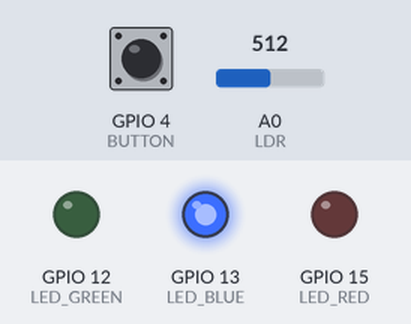
The sketch below on a simulated ESP8266 (NodeMCU). Parts: output pins drawn as LEDs (lit = HIGH). The test bench sets the inputs (shaded band); at power-on: GPIO 4 (BUTTON) LOW, A0 (LDR) = 512. WiFi joins after 1.5 s; servers stay silent unless stated; uploads are accepted with an empty reply; random numbers use the default seed unless the sketch sets one; what the sketch prints to the serial monitor is not drawn.

Above: at 1.6 s.
At 3.8 s:
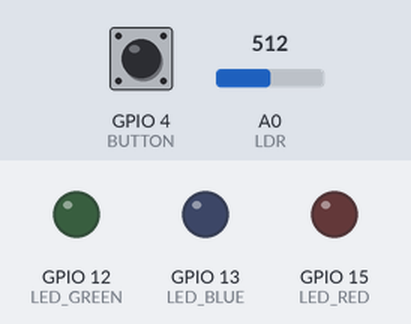
Timing chart, 0 to 5.3 s (numbered marks = the images above):
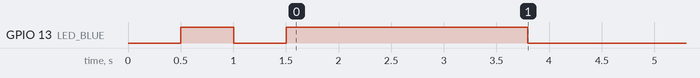

The sketch:

HTTPS.ino
```cpp
/*
    HTTP over TLS (HTTPS) example sketch
    Note:
		1.Get fingerprint via web browser to view the certificate
		2.Portals	: Embedded.exosite.com
		3.User		: embedded_test@exosite.com
*/
#include <Wire.h>
#include <ESP8266WiFi.h>
#include <WiFiClientSecure.h>
#include <ArduinoJson.h>
//Port
const int LDR 		= A0;
const int BUTTON 	= 4;
const int LED_RED 	= 15;
const int LED_GREEN = 12;
const int LED_BLUE 	= 13;
//Value
const char* ssid 	= "exosite_spg_02";
const char* password = "ex0p@ssw0rd";
const char* host 	= "m2.exosite.com";
const int httpsPort = 443;
const char* cik  	= "701f1c55279c20678ac1e7c5173ded514bb37b7e";
const char* aliasA 	= "led_data";
const char* aliasB 	= "light_sensor";
const char* aliasC 	= "button";
const char* fingerprint = "AC 39 F8 6F EB 25 A7 4F E9 29 2B E0 E4 62 EA 5F 90 25 C3 07";
String LedData;
unsigned long RPCpreviousTimeStamp;
unsigned char ButtonData,LightSensor;
//=================
void initHardware(void)
//=================
{
  Serial.begin(115200);
  Serial.println();
  pinMode(LDR, INPUT);
  pinMode(BUTTON, INPUT);
  pinMode(LED_RED, OUTPUT);
  pinMode(LED_GREEN, OUTPUT);
  pinMode(LED_BLUE, OUTPUT);
  digitalWrite(LED_BLUE, LOW);
}

//=================
void connectWiFi(void)
//=================
{
  byte ledStatus = LOW;
  WiFi.mode(WIFI_AP_STA);
  Serial.print("connecting to ");
  Serial.println(ssid);
  WiFi.begin(ssid, password);
  while (WiFi.status() != WL_CONNECTED)
  	{
    // Blink the LED
    digitalWrite(LED_BLUE, ledStatus); // Write LED high/low
    ledStatus = (ledStatus == HIGH) ? LOW : HIGH;
    Serial.print(".");
    delay(500);
  	}
  Serial.println("");
  Serial.println("WiFi connected!");
  Serial.println("IP address: ");
  Serial.println(WiFi.localIP());
  digitalWrite(LED_BLUE, HIGH);
}


//=================
void getRequestJson(JsonObject& root)
//=================
//Code checked via http://www.jsoneditoronline.org/
{
  JsonObject& auth = root.createNestedObject("auth");			//"auth":{"cik": "e469e336ff9c8ed9176bc05ed7fa40daaaaaaaaa"}
  auth["cik"] = cik;											//
  JsonArray& calls = root.createNestedArray("calls");			//"calls": [
  JsonObject& call1 = calls.createNestedObject();				//			{
  call1["id"] = 0; 												//			"id": 0,
  call1["procedure"] = "read";									//			"procedure": "read",
  JsonArray& arguments1 = call1.createNestedArray("arguments");	//			"arguments": [
  JsonObject& aliasname1 = arguments1.createNestedObject();		//
  aliasname1["alias"] = aliasA;								//						"alias":"led_data",
  JsonObject& sortlmit = arguments1.createNestedObject();		//							{
  sortlmit["sort"] = "desc";									//							"sort":"desc",
  sortlmit["limit"] = 1;										//							"limit":1
																//							}]
  JsonObject& call2 = calls.createNestedObject();				//			{
  call2["id"] = 1; 												//			"id": 1,
  call2["procedure"] = "write";									//			"procedure": "write",
  JsonArray& arguments2 = call2.createNestedArray("arguments");	//			"arguments": [
  JsonObject& aliasname2 = arguments2.createNestedObject();		//						 	{"alias":"light_sensor",
  aliasname2["alias"] = aliasB;									//						 	 LDR}]}
  arguments2.add(LightSensor);


  JsonObject& call3 = calls.createNestedObject();				//			{
  call3["id"] = 2; 												//			"id": 2,
  call3["procedure"] = "write";									//			"procedure": "write",
  JsonArray& arguments3 = call3.createNestedArray("arguments");	//			"arguments": [
  JsonObject& aliasname3 = arguments3.createNestedObject();		//						 	{"alias":"button",
  aliasname3["alias"] = aliasC;									//						 	 Button}]}
  arguments3.add(ButtonData);
}

//=================
void ReadDataFromCloud(WiFiClientSecure& client)
//=================
{
  String url = "/onep:v1/rpc/process";
  StaticJsonBuffer<500> jsonBuffer;
  JsonObject& root = jsonBuffer.createObject();					//{
  getRequestJson(root);
  String requestJson;
  root.printTo(requestJson);

  Serial.print("JSON Data	: ");
  root.printTo(Serial);
  Serial.print("\r\n");
  Serial.print("Requesting URL	: ");
  Serial.println(url);
  Serial.print("HTTP Request......\r\n");
  client.print(String("POST ") + url + " HTTP/1.1\r\n" +
               "Host: " + host + "\r\n" +
               "Content-type: application/json; charset=utf-8\r\n" +
               "Content-Length: " + requestJson.length() + "\r\n" +
               "Connection: close\r\n\r\n" + requestJson
              );

  while (client.available())
  	{
    String line = client.readStringUntil('\r');
    Serial.print(line);
  	}
  while (client.connected())
  	{
    String line = client.readStringUntil('\n');
    Serial.println(line);
    if (line == "\r") {
      Serial.println("Headers received");
      break;
    }
  }
  String line = client.readStringUntil('\n');
  if (line.startsWith("[{\"id\":0,\"status\":\"ok\""))
  	{
    Serial.print("RPC call successfull!\r\n");
  	}
  else
  	{
    Serial.print("RPC call failed\r\n");
    return;
  	}

  Serial.print("Reply info:");
  Serial.println(line);
  int str_len = line.length() + 1;
  StaticJsonBuffer<1200> jsonBuffer2;
//  Serial.println(line.substring(1, str_len - 2));
  JsonObject& root2 = jsonBuffer2.parseObject(line.substring(1, str_len - 2));
  if (!root2.success())
  {
    Serial.println("parseObject() failed");
    return;
  }
  if (root2["result"][0].is<JsonArray&>())
  	{
    String mesg1 = root2["result"][0][1];
    LedData = mesg1;
    Serial.print("LedData=");
    Serial.println(LedData);
  	}
}

//=================
int	ASCIItoHex(int temp1,int temp2)
//=================
{
if(temp1<58)
	{
	if(temp1>47)	temp1=temp1-48;
	else			temp1=0;
	}
else if(temp1<71)
		{
		if(temp1>64)	temp1=temp1-55;
		else			temp1=0;
		}
else if(temp1<103)
		{
		if(temp1>96)	temp1=temp1-87;
		else			temp1=0;
		}
else
		temp1=0;

if(temp2<58)
	{
	if(temp2>47)	temp2=temp2-48;
	else			temp2=0;
	}
else if(temp2<71)
		{
		if(temp2>64)	temp2=temp2-55;
		else			temp2=0;
		}
else if(temp2<103)
		{
		if(temp2>96)	temp2=temp2-87;
		else			temp2=0;
		}
else
		temp2=0;


return (temp1<<4)+temp2;
}

//===========================
void setup()
//===========================
{
  initHardware();
  connectWiFi();
}


//===========================
void loop()
//===========================
{
int red,green,blue;
unsigned long CurrentTimeStamp = millis();
WiFiClientSecure client;

unsigned long StartTimer = millis();
if (WiFi.status() != WL_CONNECTED)
	{
	connectWiFi();
	Serial.print("=============================Connection START=============================\r\n");
	}
if (!client.connect(host, httpsPort))
	{
    Serial.println("connection failed \r\n");
    return;
    }
if (!client.verify(fingerprint, host))
	{
  	Serial.println("certificate doesn't match \r\n");
  	return;
  	}
ReadDataFromCloud(client);
red 	= ASCIItoHex(LedData[0],LedData[1]);
green	= ASCIItoHex(LedData[2],LedData[3]);
blue 	= ASCIItoHex(LedData[4],LedData[5]);
analogWrite(LED_RED, random(0,red<<2));
analogWrite(LED_GREEN, random(0,green<<2));
analogWrite(LED_BLUE, random(0,blue<<2));
LightSensor=0xff-analogRead(LDR);
ButtonData=digitalRead(BUTTON);

unsigned long EndTimer = millis();
String str = "T time:" + String(EndTimer-StartTimer) + "mS";
Serial.println(str);
}


/*
*/
```

Measured:
- by itself, GPIO 13 (LED_BLUE): HIGH → LOW at 1.0 s, → HIGH 0.50 s later, → LOW 2.3 s later
